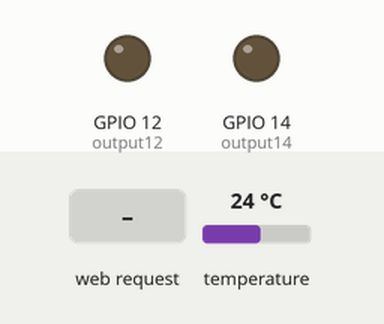
Simulated run of this sketch. Board: ESP8266 (NodeMCU). Shown: output pins drawn as LEDs (lit = HIGH). Wiring (inferred from the names in the program): TMP102 temperature sensor at I2C address 0x48. The inputs (shaded band) are chosen by the test bench; at power-on: temperature 24 °C. WiFi joins after 1.5 s; servers stay silent unless stated; what the sketch prints to the serial monitor is not drawn.

Above: at 2.7 s.
2.8 s: HTTP request GET /14/on received
At 7.9 s:
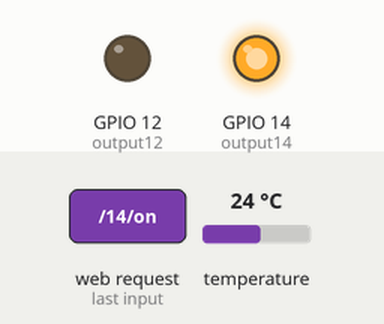
8.8 s: HTTP request GET /12/on received
At 12.5 s:
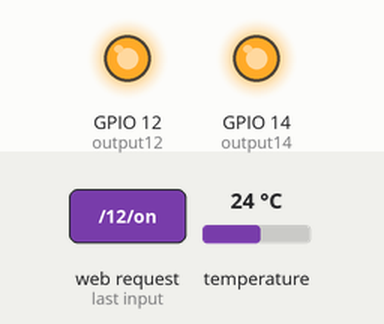
14.8 s: HTTP request GET /14/off received
At 17.1 s:
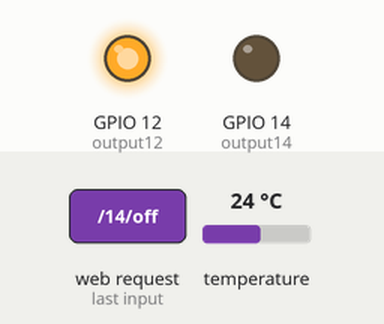
31.6 s: HTTP request GET /12/off received
At 32.8 s:
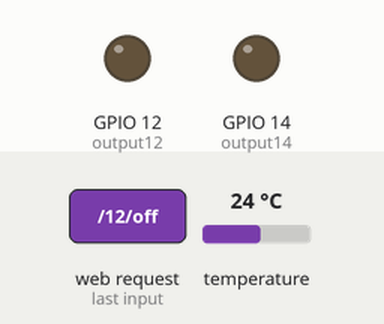
Timing chart, 0 to 34.6 s (numbered marks = the images above; inputs shaded):
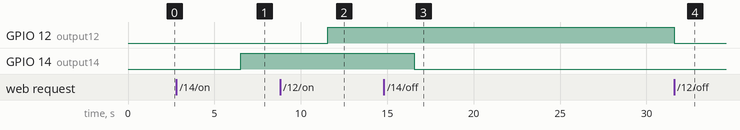

Measured:
- after the input at 2.8 s, GPIO 14 (output14): LOW → HIGH after 3.7 s
- after the input at 8.8 s, GPIO 12 (output12): LOW → HIGH after 2.7 s
- after the input at 14.8 s, GPIO 14 (output14): HIGH → LOW after 1.8 s
- after the input at 31.6 s, GPIO 12 (output12): HIGH → LOW at once

The sketch:

true_wifi_esp8266_TMP102.ino
```cpp
// Load Wire library for use with TMP102 sensor
#include <Wire.h>
#define TMP102_I2C_ADDRESS 72
// Load Wi-Fi library
#include <ESP8266WiFi.h>

// Replace with your network credentials
const char* ssid     = "MySpectrumWiFi9c-2G";
const char* password = "wideship903";

// Set web server port number to 80
WiFiServer server(80);

float temperature;

// Variable to store the HTTP request
String header;

// Auxiliar variables to store the current output state
String output14State = "off";
String output12State = "off";

// Assign output variables to GPIO pins
const int output14 = 14;
const int output12 = 12;

// Current time
unsigned long currentTime = millis();
// Previous time
unsigned long previousTime = 0;
// Define timeout time in milliseconds (example: 2000ms = 2s)
const long timeoutTime = 2000;

void setup() {
  Wire.begin();
  Serial.begin(115200);
  // Initialize input for A0, connected to tmp102 sensor
  //pinMode(A0, INPUT);
  // Initialize the output variables as outputs
  pinMode(output14, OUTPUT);
  pinMode(output12, OUTPUT);
  // Set outputs to LOW
  digitalWrite(output14, LOW);
  digitalWrite(output12, LOW);

  // Connect to Wi-Fi network with SSID and password
  Serial.print("Connecting to ");
  Serial.println(ssid);
  WiFi.begin(ssid, password);
  while (WiFi.status() != WL_CONNECTED) {
    delay(500);
    Serial.print(".");
  }
  // Print local IP address and start web server
  Serial.println("");
  Serial.println("WiFi connected.");
  Serial.println("IP address: ");
  Serial.println(WiFi.localIP());
  server.begin();
}

void loop(){

  WiFiClient client = server.available();   // Listen for incoming clients

  if (client) {                             // If a new client connects,
    Serial.println("New Client.");          // print a message out in the serial port
    String currentLine = "";                // make a String to hold incoming data from the client
    currentTime = millis();
    previousTime = currentTime;
    while (client.connected() && currentTime - previousTime <= timeoutTime) { // loop while the client's connected
      currentTime = millis();
      if (client.available()) {             // if there's bytes to read from the client,
        char c = client.read();             // read a byte, then
        Serial.write(c);                    // print it out the serial monitor
        header += c;
        if (c == '\n') {                    // if the byte is a newline character
          // if the current line is blank, you got two newline characters in a row.
          // that's the end of the client HTTP request, so send a response:
          if (currentLine.length() == 0) {
            // HTTP headers always start with a response code (e.g. HTTP/1.1 200 OK)
            // and a content-type so the client knows what's coming, then a blank line:
            client.println("HTTP/1.1 200 OK");
            client.println("Content-type:text/html");
            client.println("Connection: close");
            client.println();

            // turns the GPIOs on and off
            if (header.indexOf("GET /14/on") >= 0) {
              Serial.println("GPIO 14 on");
              output14State = "on";
              digitalWrite(output14, HIGH);
            } else if (header.indexOf("GET /14/off") >= 0) {
              Serial.println("GPIO 14 off");
              output14State = "off";
              digitalWrite(output14, LOW);
            } else if (header.indexOf("GET /12/on") >= 0) {
              Serial.println("GPIO 12 on");
              output12State = "on";
              digitalWrite(output12, HIGH);
            } else if (header.indexOf("GET /12/off") >= 0) {
              Serial.println("GPIO 12 off");
              output12State = "off";
              digitalWrite(output12, LOW);
            }

            // Display the HTML web page
            client.println("<!DOCTYPE html><html>");
            client.println("<head><meta name=\"viewport\" content=\"width=device-width, initial-scale=1\">");
            client.println("<link rel=\"icon\" href=\"data:,\">");
            // CSS to style the on/off buttons
            // Feel free to change the background-color and font-size attributes to fit your preferences
            client.println("<style>html { font-family: Helvetica; display: inline-block; margin: 0px auto; text-align: center;}");
            client.println(".button { background-color: #195B6A; border: none; color: white; padding: 16px 40px;");
            client.println("text-decoration: none; font-size: 30px; margin: 2px; cursor: pointer;}");
            client.println(".button2 {background-color: #77878A;}</style></head>");

            // Web Page Heading
            client.println("<body><h1>Clinton's ESP8266 Web Server</h1>");

            // Display current state, and ON/OFF buttons for GPIO 14
            client.println("<p>GPIO 14 - State " + output14State + "</p>");
            // If the output14State is off, it displays the ON button
            if (output14State=="off") {
              client.println("<p><a href=\"/14/on\"><button class=\"button\">ON</button></a></p>");
            } else {
              client.println("<p><a href=\"/14/off\"><button class=\"button button2\">OFF</button></a></p>");
            }

            // Display current state, and ON/OFF buttons for GPIO 12
            client.println("<p>GPIO 12 - State " + output12State + "</p>");
            // If the output12State is off, it displays the ON button
            if (output12State=="off") {
              client.println("<p><a href=\"/12/on\"><button class=\"button\">ON</button></a></p>");
            } else {
              client.println("<p><a href=\"/12/off\"><button class=\"button button2\">OFF</button></a></p>");
            }
            client.print("<p>Current Temperature: ");
            client.print(temperature);
            client.println(" degrees Fahrenheit</p>");
            client.println("</body></html>");
            // The HTTP response ends with another blank line
            client.println();
            // Break out of the while loop
            break;
          } else { // if you got a newline, then clear currentLine
            currentLine = "";
          }
        } else if (c != '\r') {  // if you got anything else but a carriage return character,
          currentLine += c;      // add it to the end of the currentLine
    }
  }
}
    // Clear the header variable
    header = "";
    // Close the connection
    client.stop();
    Serial.println("Client disconnected.");
    Serial.println("");
  }
// Show temperature in browser
     getTemp102();
     delay(5000);
}

void getTemp102()
{
  byte firstbyte, secondbyte; //these are the bytes we read from the TMP102 temperature registers
  int val; /* an int is capable of storing two bytes, this is where we "chuck" the two bytes together. */
  float convertedtemp; /* We then need to multiply our two bytes by a scaling factor, mentioned in the datasheet. */
  float correctedtemp;
  float ninefifths;
  float convertedfahrenheit;
  float correctedfahrenheit;

  /* Reset the register pointer (by default it is ready to read temperatures)
You can alter it to a writeable register and alter some of the configuration -
the sensor is capable of alerting you if the temperature is above or below a specified threshold. */

  Wire.beginTransmission(TMP102_I2C_ADDRESS); //Say hi to the sensor.
  Wire.write(0x00);
  Wire.endTransmission();
  Wire.requestFrom(TMP102_I2C_ADDRESS, 2);
  Wire.endTransmission();


  firstbyte      = (Wire.read());
  /*read the TMP102 datasheet - here we read one byte from
   each of the temperature registers on the TMP102*/
  secondbyte     = (Wire.read());
  /*The first byte contains the most significant bits, and
   the second the less significant */
    val = firstbyte;
    if ((firstbyte & 0x80) > 0) {
      val |= 0x0F00;
    }
    val <<= 4;
 /* MSB */
    val |= (secondbyte >> 4);
/* LSB is ORed into the second 4 bits of our byte.
Bitwise maths is a bit funky, but there's a good tutorial on the playground*/
    convertedtemp = val*0.0625;
    correctedtemp = convertedtemp - 5.0;
    ninefifths = 9.0/5.0;
    convertedfahrenheit = ((ninefifths)*convertedtemp) + 32.0;
    correctedfahrenheit = convertedfahrenheit - (ninefifths * 5.0);
    temperature = convertedfahrenheit;
    /* See the above note on overreading */

  Serial.print("firstbyte is ");
  Serial.print("\t");
  Serial.println(firstbyte, BIN);
  Serial.print("secondbyte is ");
  Serial.print("\t");
  Serial.println(secondbyte, BIN);
  Serial.print("Concatenated byte is ");
  Serial.print("\t");
  Serial.println(val, BIN);
  Serial.print("Converted temp is ");
  Serial.print("\t");
  Serial.print(convertedtemp);
  Serial.println(" degrees Celcius and ");
  Serial.print(convertedfahrenheit);
  Serial.println(" degrees Fahrenheit");
  Serial.print("Corrected temp is ");
  Serial.print("\t");
  Serial.print(correctedtemp);
  Serial.println(" degrees Celcius and ");
  Serial.print(correctedfahrenheit);
  Serial.println(" degrees Fahrenheit");
  Serial.println();
}
```
